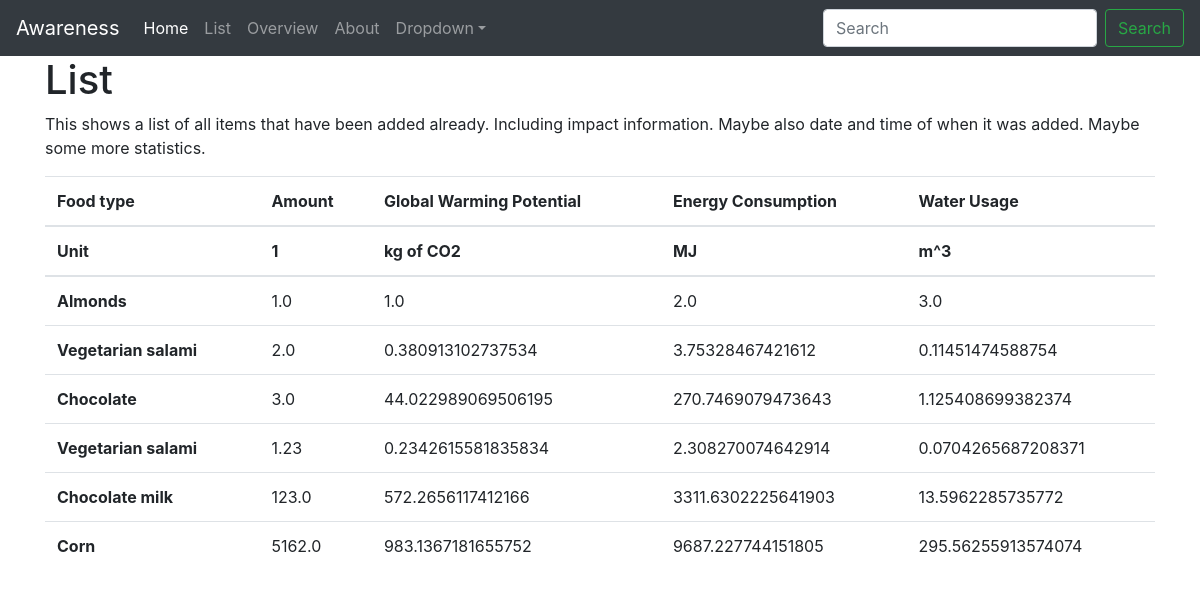
The page /view_list on the database as committed earlier.
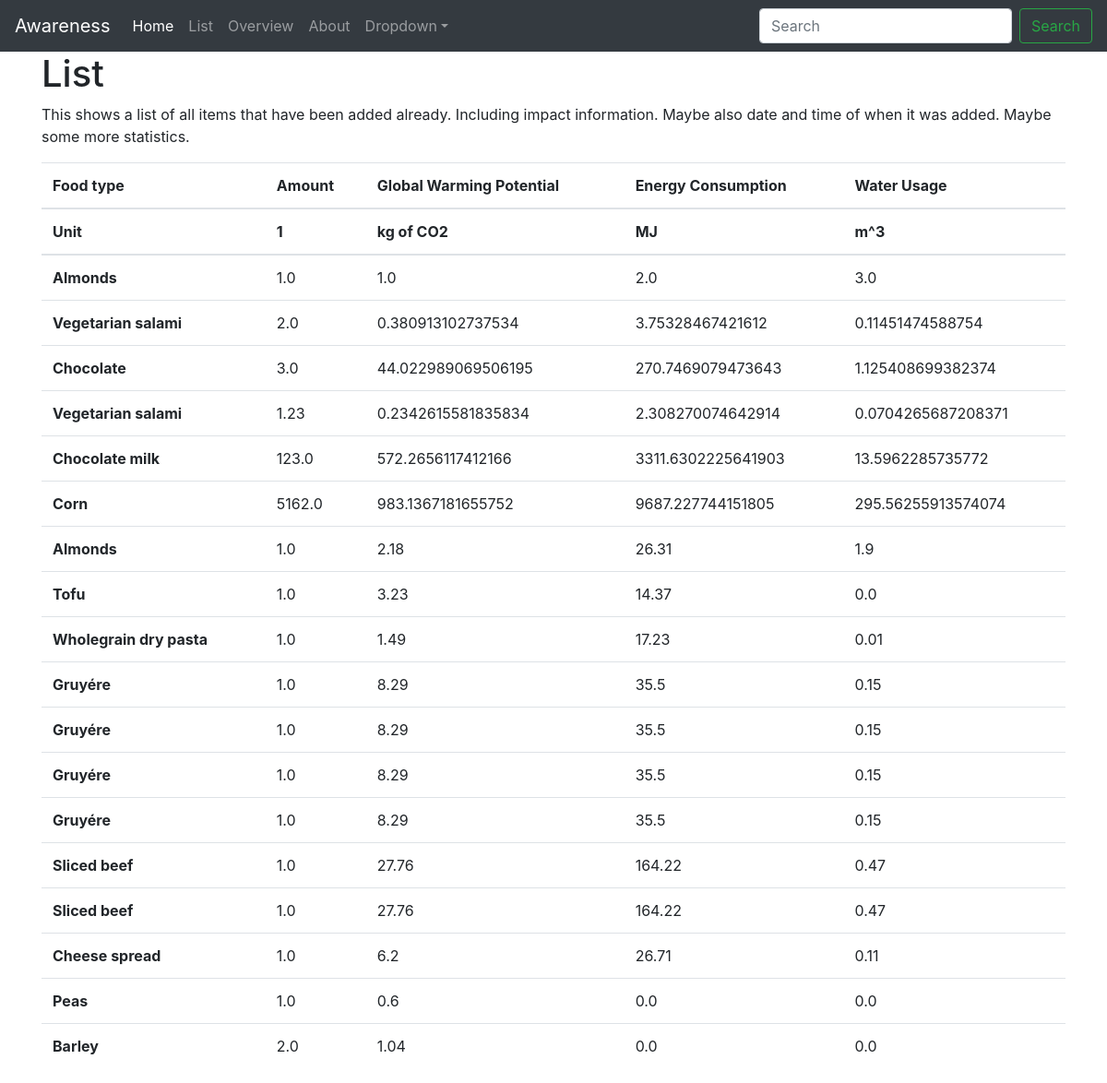
The same page on the database as committed later.
### main.py (models this page shows, shortened)
class Purchases(db.Model):
  id = db.Column('entry_id', db.Integer, primary_key = True)
  category = db.Column(db.String(100))
  amount = db.Column(db.Float)
  globalWarmingPotential = db.Column(db.Float)
  energyConsumption = db.Column(db.Float)
  waterUsage = db.Column(db.Float)
  dateAdded = db.Column(db.DateTime, nullable = False, default = datetime.datetime.utcnow)

### main.py (the view)
@app.route('/view_list')
def view_list():
  print "Querying"
  purch = Purchases.query.all()
  units = ['kg of CO2', 'MJ', 'm^3']
  return render_template('view_list.html', purchases = purch, ref_units = units)

### templates/view_list.html
{% extends 'layout.html' %}
{% block body %}
<h1>List</h1>
<p>This shows a list of all items that have been added already. Including impact information. Maybe also date and time of when it was added. Maybe some more statistics.</p>
<table class="table">
	<thead>
		<tr>
			<th scope="col">Food type</th>
			<th scope="col">Amount</th>
			<th scope="col">Global Warming Potential</th>
			<th scope="col">Energy Consumption</th>
			<th scope="col">Water Usage</th>
		</tr>
		<tr>
			<th scope="col">Unit</th>
			<th scope="col">1</th>
			{% for ref_unit in ref_units %}
			<th scope="col">{{ref_unit}}</th>
			{% endfor %}
		</tr>
	</thead>
	<tbody>
		{% for purchase in purchases %}
		<tr>
			<th scope="row">{{ purchase.category }}</th>
			<td>{{ purchase.amount }}</td>
			<td>{{ purchase.globalWarmingPotential }}</td>
			<td>{{ purchase.energyConsumption }}</td>
			<td>{{ purchase.waterUsage }}</td>
		</tr>
		{% endfor %}
	</tbody>
</table>
{% endblock %}

### templates/layout.html (shortened to what this page needs)
<!DOCTYPE html>
<html>
<head>
	<link rel="stylesheet" href="https://getbootstrap.com/docs/4.1/dist/css/bootstrap.min.css">
</head>
<body>
	{% include 'includes/_navbar.html' %}
	<div class="container">
		{% block body %}{% endblock %}
	</div>
</body>
</html>

### templates/includes/_navbar.html (shortened to what this page needs)
    <nav class="navbar navbar-expand-md navbar-dark bg-dark">
      <a class="navbar-brand" href="#">Awareness</a>
      <div class="collapse navbar-collapse" id="navbarsExampleDefault">
        <ul class="navbar-nav mr-auto">
          <li class="nav-item active">
            <a class="nav-link" href="/">Home<span class="sr-only">(current)</span></a>
          </li>
          <li class="nav-item">
            <a class="nav-link" href="/view_list">List</a>
          </li>
          <li class="nav-item">
            <a class="nav-link" href="/overview">Overview</a>
          </li>
          <li class="nav-item">
            <a class="nav-link" href="/about">About</a>
          </li>
          <li class="nav-item dropdown">
            <a class="nav-link dropdown-toggle" href="https://example.com" id="dropdown01" data-toggle="dropdown" aria-haspopup="true" aria-expanded="false">Dropdown</a>
          </li>
        </ul>
        <form class="form-inline my-2 my-lg-0">
          <input class="form-control mr-sm-2" type="text" placeholder="Search" aria-label="Search">
          <button class="btn btn-outline-success my-2 my-sm-0" type="submit">Search</button>
        </form>
      </div>
    </nav>

Rows that differ between the two databases and show on the page:
added Purchases: category "Almonds", amount "1.0", globalWarmingPotential "2.18", energyConsumption "26.31", waterUsage "1.9"
added Purchases: category "Tofu", amount "1.0", globalWarmingPotential "3.23", energyConsumption "14.37", waterUsage "0.0"
added Purchases: category "Wholegrain dry pasta", amount "1.0", globalWarmingPotential "1.49", energyConsumption "17.23", waterUsage "0.01"
added Purchases: category "Gruyére", amount "1.0", globalWarmingPotential "8.29", energyConsumption "35.5", waterUsage "0.15"
added Purchases: category "Gruyére", amount "1.0", globalWarmingPotential "8.29", energyConsumption "35.5", waterUsage "0.15"
added Purchases: category "Gruyére", amount "1.0", globalWarmingPotential "8.29", energyConsumption "35.5", waterUsage "0.15"
added Purchases: category "Gruyére", amount "1.0", globalWarmingPotential "8.29", energyConsumption "35.5", waterUsage "0.15"
added Purchases: category "Sliced beef", amount "1.0", globalWarmingPotential "27.76", energyConsumption "164.22", waterUsage "0.47"
added Purchases: category "Sliced beef", amount "1.0", globalWarmingPotential "27.76", energyConsumption "164.22", waterUsage "0.47"
added Purchases: category "Cheese spread", amount "1.0", globalWarmingPotential "6.2", energyConsumption "26.71", waterUsage "0.11"
added Purchases: category "Peas", amount "1.0", globalWarmingPotential "0.6", energyConsumption "0.0", waterUsage "0.0"
added Purchases: category "Barley", amount "2.0", globalWarmingPotential "1.04", energyConsumption "0.0", waterUsage "0.0"
